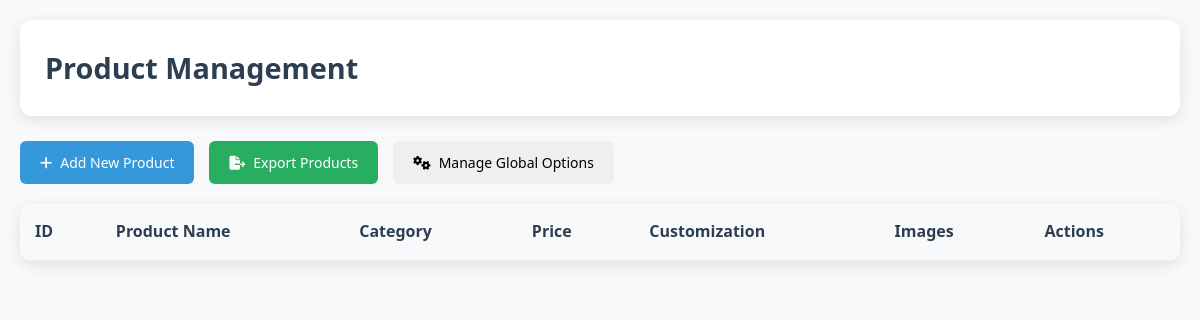
The page /pages/website/admin_products.php (signed in) on the database as committed earlier.
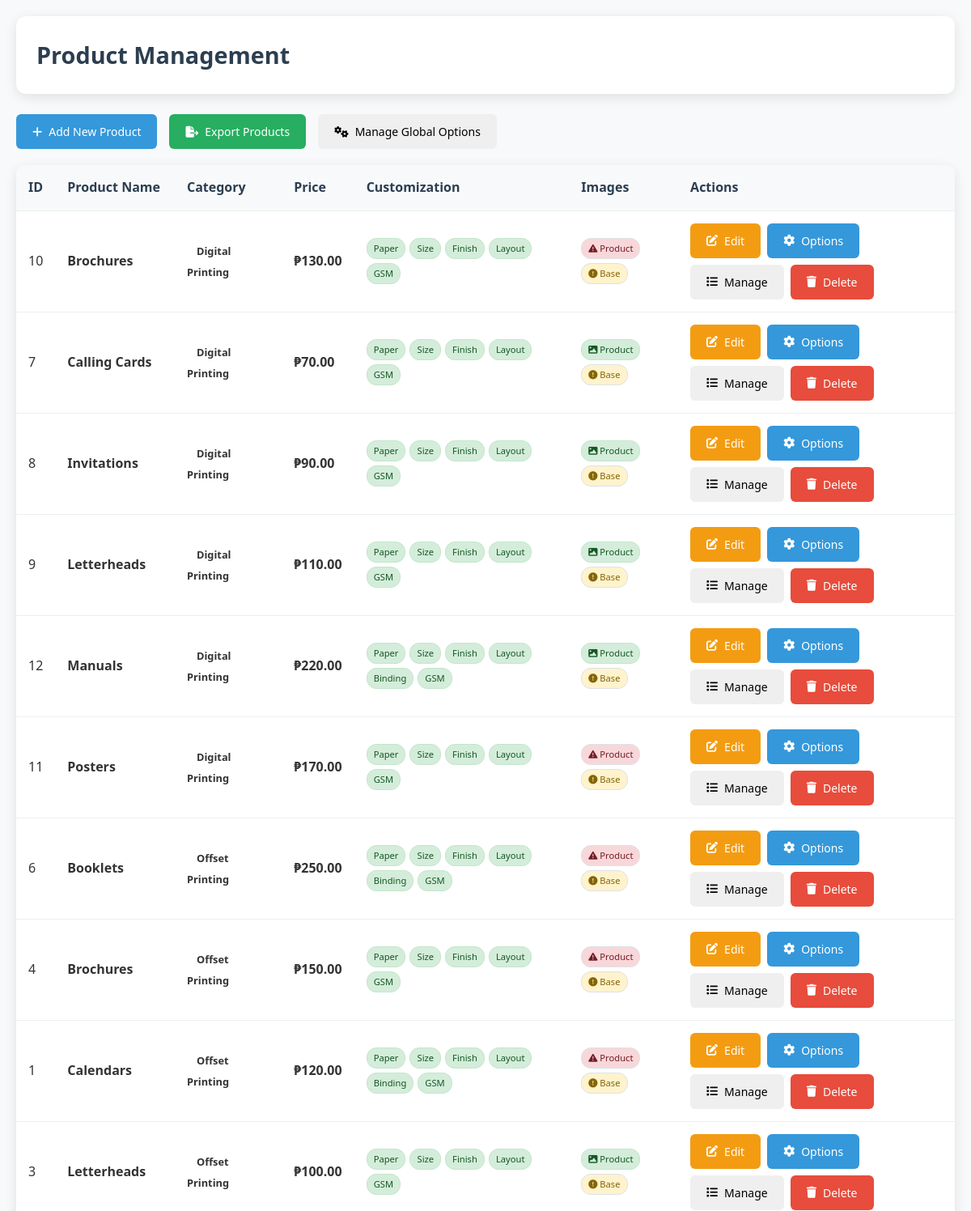
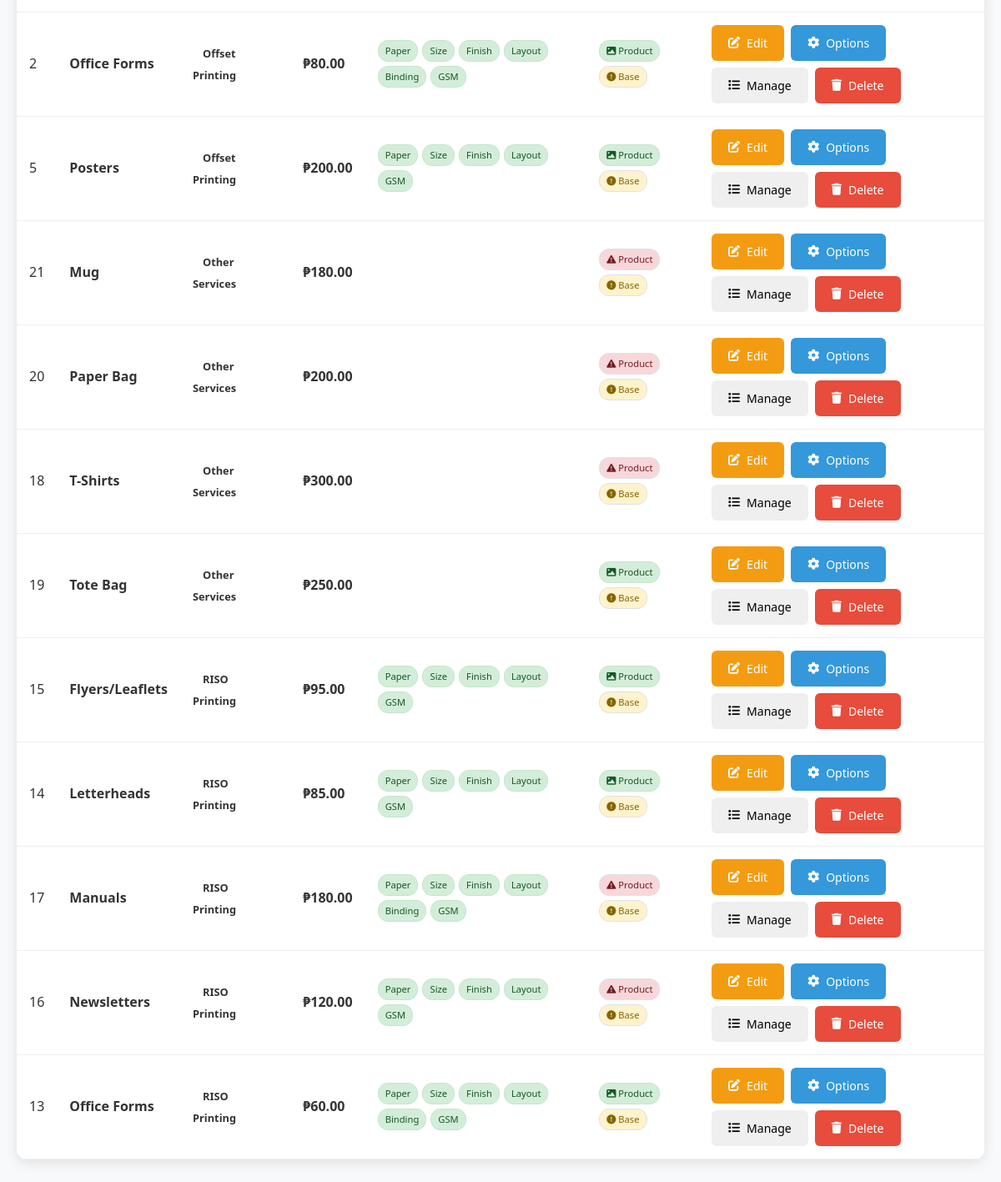
The same page on the database as committed later (2 pictures, top to bottom).
### tables this page shows
CREATE TABLE `products_offered` (
  `id` int(11) NOT NULL,
  `product_name` varchar(100) NOT NULL,
  `category` varchar(50) NOT NULL,
  `price` decimal(10,2) NOT NULL DEFAULT 0.00
);

### pages/website/admin_products.php (the view, shortened to what the changed rows need)
<?php
require_once '../../config/db.php';
$query = "SELECT p.*,
                 pc.has_paper_option, pc.has_size_option, pc.has_finish_option,
                 pc.has_layout_option, pc.has_binding_option, pc.has_gsm_option
          FROM products_offered p
          LEFT JOIN product_customization pc ON p.id = pc.product_id
          ORDER BY p.category, p.product_name";
$products_result = $inventory->query($query);
$products = [];
while ($row = $products_result->fetch_assoc()) {
    $products[] = $row;
}
?>
<!DOCTYPE html>
<html lang="en">
<head>
    <link rel="stylesheet" href="https://cdnjs.cloudflare.com/ajax/libs/font-awesome/6.4.0/css/all.min.css">
</head>
<body>
    <div class="admin-container">
        <div class="main-content">
            <div class="header">
                <h1>Product Management</h1>
            </div>
            <div class="products-table">
                <table class="table">
                    <thead>
                        <tr>
                            <th>ID</th>
                            <th>Product Name</th>
                            <th>Category</th>
                            <th>Price</th>
                            <th>Customization</th>
                            <th>Images</th>
                            <th>Actions</th>
                        </tr>
                    </thead>
                    <tbody>
                        <?php foreach ($products as $product):
                            $category_class = 'category-' . strtolower(str_replace(' ', '-', $product['category']));
                            $product_image_path = "../../assets/images/services/service-" . $product['id'] . ".jpg";
                            $product_image_exists = file_exists($product_image_path);
                            $base_image_path = "../../assets/images/base/base-" . $product['id'] . ".jpg";
                            $base_image_exists = file_exists($base_image_path);
                        ?>
                        <tr>
                            <td><?php echo $product['id']; ?></td>
                            <td>
                                <strong><?php echo htmlspecialchars($product['product_name']); ?></strong>
                            </td>
                            <td>
                                <span class="category-badge <?php echo $category_class; ?>">
                                    <?php echo htmlspecialchars($product['category']); ?>
                                </span>
                            </td>
                            <td><strong>₱<?php echo number_format($product['price'], 2); ?></strong></td>
                            <td>
                                <div class="customization-badges">
                                    <?php if ($product['has_paper_option']): ?>
                                        <span class="customization-badge active">Paper</span>
                                    <?php endif; ?>
                                    <?php if ($product['has_size_option']): ?>
                                        <span class="customization-badge active">Size</span>
                                    <?php endif; ?>
                                    <?php if ($product['has_finish_option']): ?>
                                        <span class="customization-badge active">Finish</span>
                                    <?php endif; ?>
                                    <?php if ($product['has_layout_option']): ?>
                                        <span class="customization-badge active">Layout</span>
                                    <?php endif; ?>
                                    <?php if ($product['has_binding_option']): ?>
                                        <span class="customization-badge active">Binding</span>
                                    <?php endif; ?>
                                    <?php if ($product['has_gsm_option']): ?>
                                        <span class="customization-badge active">GSM</span>
                                    <?php endif; ?>
                                </div>
                            </td>
                            <td>
                                <div class="customization-badges">
                                    <?php if ($product_image_exists): ?>
                                        <span class="customization-badge active" title="Product Image Exists">
                                            <i class="fas fa-image"></i> Product
                                        </span>
                                    <?php else: ?>
                                        <span class="customization-badge" style="background: #f8d7da; color: #721c24;" title="Product Image Missing">
                                            <i class="fas fa-exclamation-triangle"></i> Product
                                        </span>
                                    <?php endif; ?>
                                    <?php if ($base_image_exists): ?>
                                        <span class="customization-badge active" title="Base Template Exists">
                                            <i class="fas fa-vector-square"></i> Base
                                        </span>
                                    <?php else: ?>
                                        <span class="customization-badge" style="background: #fff3cd; color: #856404;" title="Base Template Missing">
                                            <i class="fas fa-exclamation-circle"></i> Base
                                        </span>
                                    <?php endif; ?>
                                </div>
                            </td>
                            <td>
                                <div style="display: flex; gap: 8px; flex-wrap: wrap;">
                                    <button class="btn btn-warning" onclick="openEditModal(<?php echo $product['id']; ?>)">
                                        <i class="fas fa-edit"></i> Edit
                                    </button>
                                    <button class="btn btn-primary" onclick="openCustomizationModal(<?php echo $product['id']; ?>)">
                                        <i class="fas fa-cog"></i> Options
                                    </button>
                                    <button class="btn btn-info" onclick="openOptionsModal(<?php echo $product['id']; ?>)">
                                        <i class="fas fa-list"></i> Manage
                                    </button>
                                    <button class="btn btn-danger" onclick="confirmDelete(<?php echo $product['id']; ?>, '<?php echo htmlspecialchars($product['product_name']); ?>')">
                                        <i class="fas fa-trash"></i> Delete
                                    </button>
                                </div>
                            </td>
                        </tr>
                        <?php endforeach; ?>
                    </tbody>
                </table>
            </div>
        </div>
    </div>
</body>
</html>

Rows that differ between the two databases and show on the page:
added products_offered: id "10", product_name "Brochures", category "Digital Printing", price "130.00", shows "Paper", shows "Size", shows "Finish", shows "Layout", shows "GSM", shows "Product", shows "Base"
added products_offered: id "7", product_name "Calling Cards", category "Digital Printing", price "70.00", shows "Paper", shows "Size", shows "Finish", shows "Layout", shows "GSM", shows "Product", shows "Base"
added products_offered: id "8", product_name "Invitations", category "Digital Printing", price "90.00", shows "Paper", shows "Size", shows "Finish", shows "Layout", shows "GSM", shows "Product", shows "Base"
added products_offered: id "9", product_name "Letterheads", category "Digital Printing", price "110.00", shows "Paper", shows "Size", shows "Finish", shows "Layout", shows "GSM", shows "Product", shows "Base"
added products_offered: id "12", product_name "Manuals", category "Digital Printing", price "220.00", shows "Paper", shows "Size", shows "Finish", shows "Layout", shows "Binding", shows "GSM", shows "Product", shows "Base"
added products_offered: id "11", product_name "Posters", category "Digital Printing", price "170.00", shows "Paper", shows "Size", shows "Finish", shows "Layout", shows "GSM", shows "Product", shows "Base"
added products_offered: id "6", product_name "Booklets", category "Offset Printing", price "250.00", shows "Paper", shows "Size", shows "Finish", shows "Layout", shows "Binding", shows "GSM", shows "Product", shows "Base"
added products_offered: id "4", product_name "Brochures", category "Offset Printing", price "150.00", shows "Paper", shows "Size", shows "Finish", shows "Layout", shows "GSM", shows "Product", shows "Base"
added products_offered: id "1", product_name "Calendars", category "Offset Printing", price "120.00", shows "Paper", shows "Size", shows "Finish", shows "Layout", shows "Binding", shows "GSM", shows "Product", shows "Base"
added products_offered: id "3", product_name "Letterheads", category "Offset Printing", price "100.00", shows "Paper", shows "Size", shows "Finish", shows "Layout", shows "GSM", shows "Product", shows "Base"
added products_offered: id "2", product_name "Office Forms", category "Offset Printing", price "80.00", shows "Paper", shows "Size", shows "Finish", shows "Layout", shows "Binding", shows "GSM", shows "Product", shows "Base"
added products_offered: id "5", product_name "Posters", category "Offset Printing", price "200.00", shows "Paper", shows "Size", shows "Finish", shows "Layout", shows "GSM", shows "Product", shows "Base"
added products_offered: id "21", product_name "Mug", category "Other Services", price "180.00", shows "Product", shows "Base"
added products_offered: id "20", product_name "Paper Bag", category "Other Services", price "200.00", shows "Product", shows "Base"
added products_offered: id "18", product_name "T-Shirts", category "Other Services", price "300.00", shows "Product", shows "Base"
added products_offered: id "19", product_name "Tote Bag", category "Other Services", price "250.00", shows "Product", shows "Base"
added products_offered: id "15", product_name "Flyers/Leaflets", category "RISO Printing", price "95.00", shows "Paper", shows "Size", shows "Finish", shows "Layout", shows "GSM", shows "Product", shows "Base"
added products_offered: id "14", product_name "Letterheads", category "RISO Printing", price "85.00", shows "Paper", shows "Size", shows "Finish", shows "Layout", shows "GSM", shows "Product", shows "Base"
added products_offered: id "17", product_name "Manuals", category "RISO Printing", price "180.00", shows "Paper", shows "Size", shows "Finish", shows "Layout", shows "Binding", shows "GSM", shows "Product", shows "Base"
added products_offered: id "16", product_name "Newsletters", category "RISO Printing", price "120.00", shows "Paper", shows "Size", shows "Finish", shows "Layout", shows "GSM", shows "Product", shows "Base"
added products_offered: id "13", product_name "Office Forms", category "RISO Printing", price "60.00", shows "Paper", shows "Size", shows "Finish", shows "Layout", shows "Binding", shows "GSM", shows "Product", shows "Base"
